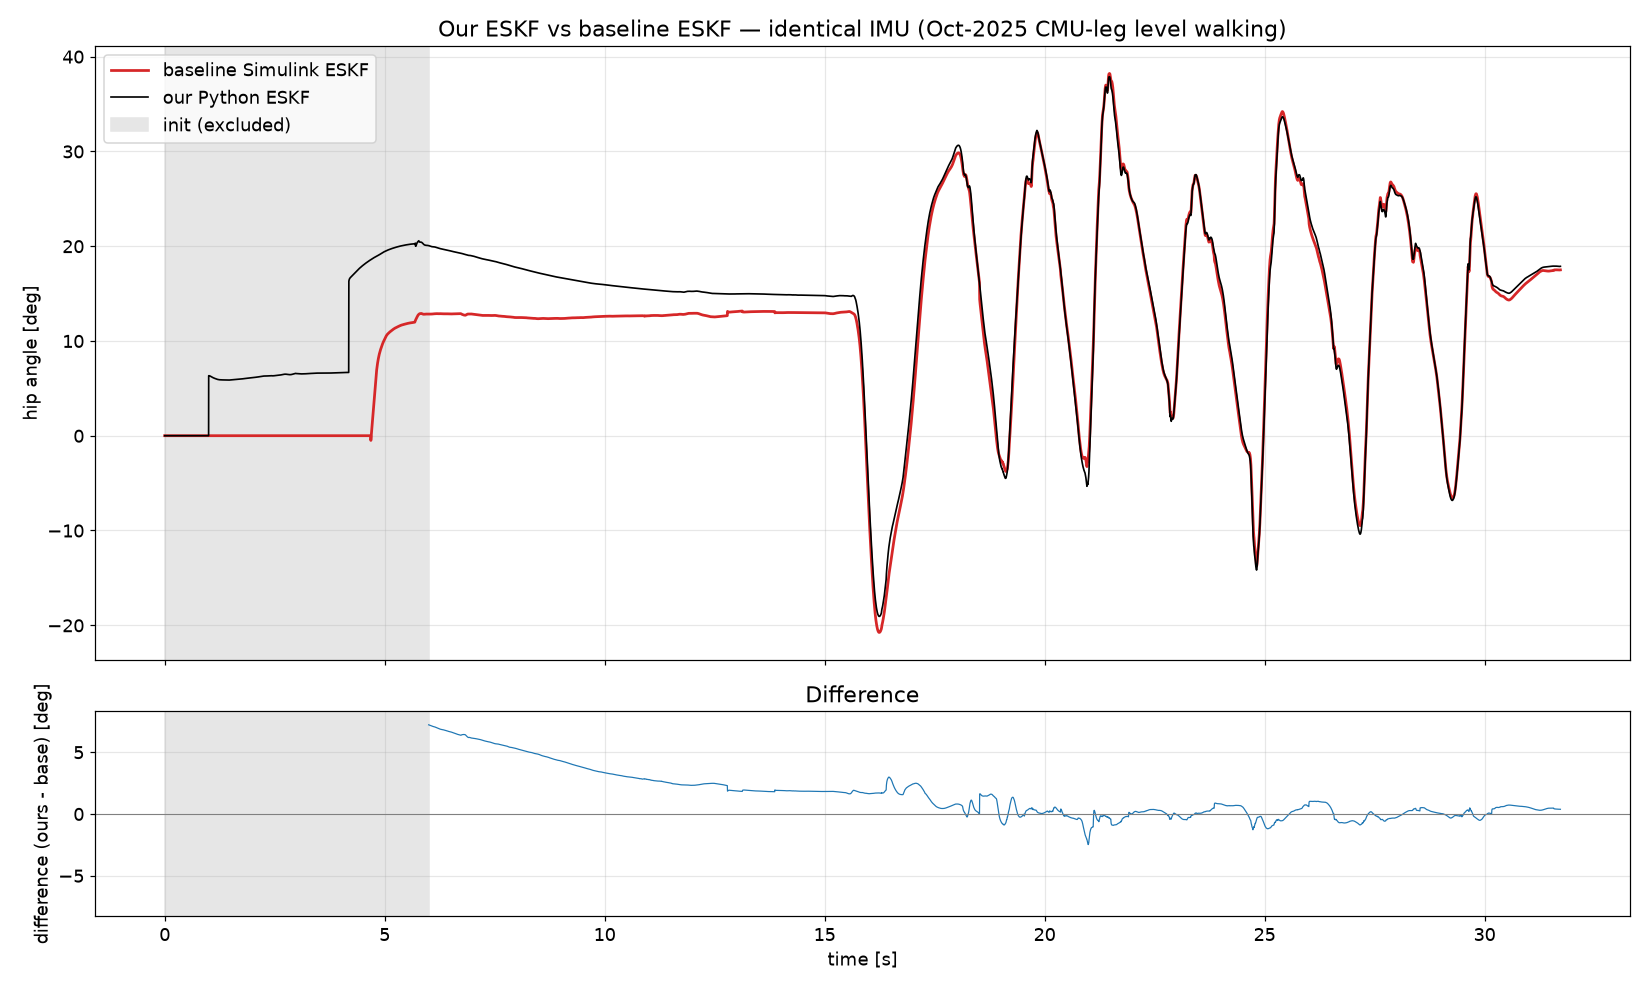

The script that saved this image:
"""Validate our ESKF against the baseline Simulink ESKF on real hardware data.

Drives `estimation.eskf.ESKF` with the IMU + encoder signals logged in a baseline
level-walking trial and overlays our `hip_angle` against the baseline ESKF's own
hip_angle from the SAME file (identical inputs => any difference is our filter,
not the data). There is no Vicon in this log (only a sync channel), so the
baseline ESKF output is the reference here; swap in mocap ground truth later.

Data: data/gaitData20251015_test7_NN_vicon.mat (Oct 2025, CMU leg, 1 kHz, ~31 s).
Signal columns (0-based into scope_data.base.data) were triangulated from the
embedded signalNames, plot_gait_data.m, and a gravity-magnitude check:

    hip_angle (baseline ESKF, rad) .. 0
    thigh gyro [rad/s] ............. 42,43,44      thigh accel [m/s^2] .. 45,46,47
    foot  accel [m/s^2] ........... 48,49,50       foot  gyro  [rad/s] .. 51,52,53
    knee angle [rad] .............. 7               ankle angle [rad] .... 15
    time [s] ...................... 107

Run:  uv run python -m cmu_leg.tests.eskf_replay_validation
Writes eskf_replay_validation.png next to this file.
"""
from pathlib import Path

import numpy as np
import scipy.io as sio
import matplotlib
matplotlib.use("Agg")
import matplotlib.pyplot as plt

from cmu_leg.structures.sensors import IMUFrame
from cmu_leg.structures.state import ProsthesisState
from cmu_leg.estimation.eskf.eskf import ESKF, R_BODY_SENSOR_FO, _PERM_TH

HERE = Path(__file__).parent
MAT = HERE / "data" / "gaitData20251015_test7_NN_vicon.mat"
PNG = HERE / "eskf_replay_validation.png"

COL = dict(hip=0, thigh_gyro=[42, 43, 44], thigh_acc=[45, 46, 47],
           foot_acc=[48, 49, 50], foot_gyro=[51, 52, 53],
           knee_ang=7, ankle_ang=15, time=107)

INIT_SKIP_S = 6.0   # baseline ESKF comp-filter init; exclude from metrics


def load_base(mat_path=MAT):
    """Return the (N, 108) base signal matrix from the trial .mat."""
    return sio.loadmat(str(mat_path), squeeze_me=True,
                       struct_as_record=False)["scope_data"].base.data


def replay(D, target_hz=500.0):
    """Drive our ESKF with the logged IMU + encoders. Returns dict of traces.

    The log is 1 kHz, but the ESKF runs at the control rate on hardware
    (~500 Hz, runtime/control.py). Since the process noise is (sigma*dt)^2 --
    rate-dependent -- the filter must be validated at the SAME dt it will
    integrate with, or the sigmas tuned for 500 Hz inject the wrong Q here.
    So decimate the log to target_hz. Walking is <~10 Hz and the baseline data
    is already LPF'd (Nyquist 250 Hz after /2), so plain decimation won't alias.
    """
    t_full = D[:, COL["time"]]
    native_hz = 1.0 / np.median(np.diff(t_full))
    decim = max(1, round(native_hz / target_hz))
    D = D[::decim]

    t = D[:, COL["time"]]
    N = len(t)
    # The baseline Read IMU block outputs are ALREADY in EKF/body frame (confirmed
    # in nm_nn_swing: the Mux+Selector axis reorder happens inside the block, and
    # the logged Gain* taps are its output ports -- annotated "For EKF x-fwd,
    # y-left, z-up"). Our ESKF expects RAW SENSOR and applies the permutation
    # itself (_PERM_TH / R_BODY_SENSOR_FO), so we undo the baseline's permutation
    # first (raw = P^T @ logged) to avoid a double reorder. (The double reorder
    # only flips x/y, so it is invisible at standing but inverts the swing.)
    ta = (_PERM_TH.T @ D[:, COL["thigh_acc"]].T).T
    tg = (_PERM_TH.T @ D[:, COL["thigh_gyro"]].T).T
    fa = (R_BODY_SENSOR_FO.T @ D[:, COL["foot_acc"]].T).T
    fg = (R_BODY_SENSOR_FO.T @ D[:, COL["foot_gyro"]].T).T
    ka, aa = D[:, COL["knee_ang"]], D[:, COL["ankle_ang"]]
    kv, av = np.gradient(ka, t), np.gradient(aa, t)   # joint vels (logged deriv is spiky)
    dt_nom = float(np.median(np.diff(t)))
    dt_arr = np.diff(t, prepend=t[0] - dt_nom)

    eskf = ESKF()
    state = ProsthesisState()
    hip = np.full(N, np.nan)
    with np.errstate(invalid="ignore", divide="ignore"):  # ZUPT detector norm==0 at rest
        for k in range(N):
            dt = dt_arr[k] if dt_arr[k] > 1e-5 else dt_nom
            imu = IMUFrame(
                thigh_acc=tuple(ta[k]), thigh_gyro=tuple(tg[k]),
                foot_acc=tuple(fa[k]), foot_gyro=tuple(fg[k]),
                thigh_time=t[k], foot_time=t[k], thigh_fresh=True, foot_fresh=True)
            state.knee_angle, state.ankle_angle = ka[k], aa[k]
            state.knee_velocity, state.ankle_velocity = kv[k], av[k]
            eskf.update(imu, state, t[k], dt)
            hip[k] = state.hip_angle * 180 / np.pi

    return dict(t=t, hip_ours=hip, hip_base=D[:, COL["hip"]] * 180 / np.pi,
                thigh_gyro=tg, thigh_acc=ta)


def _rms(a, b, m):
    return float(np.sqrt(np.nanmean((a[m] - b[m]) ** 2)))


def report(r):
    t, ho, hb = r["t"], r["hip_ours"], r["hip_base"]
    static = (t > INIT_SKIP_S) & (t < 15.0)
    walk = t > 16.0
    print(f"samples={len(t)}  duration={t[-1]:.1f}s")
    print(f"  static (6-15s)  RMS = {_rms(ho, hb, static):6.2f} deg   (residual offset -- thigh mount-tilt stage TBD)")
    print(f"  walking (>16s)  RMS = {_rms(ho, hb, walk):6.2f} deg   (phase OK after frame fix; residual = real ESKF diff)")
    print(f"  hip range  ours {np.nanmin(ho):.1f}..{np.nanmax(ho):.1f}   base {np.nanmin(hb):.1f}..{np.nanmax(hb):.1f} deg")


def plot(r, png=PNG):
    t, ho, hb = r["t"], r["hip_ours"], r["hip_base"]
    plt.rcParams.update({"font.size": 12})
    fig, ax = plt.subplots(2, 1, figsize=(15, 9), sharex=True,
                           gridspec_kw=dict(height_ratios=[3, 1]))

    # (1) our vs baseline hip
    ax[0].plot(t, hb, color="tab:red", lw=1.8, label="baseline Simulink ESKF")
    ax[0].plot(t, ho, color="black", lw=1.1, label="our Python ESKF")
    ax[0].axvspan(0, INIT_SKIP_S, color="0.9", label="init (excluded)")
    ax[0].set_ylabel("hip angle [deg]")
    ax[0].set_title("Our ESKF vs baseline ESKF — identical IMU (Oct-2025 CMU-leg level walking)")
    ax[0].legend(loc="upper left"); ax[0].grid(alpha=0.3)

    # (2) error -- init region masked out so the (converging) transient doesn't
    # dominate the y-range; scaled to the post-init error only.
    err = ho - hb
    err_post = np.where(t >= INIT_SKIP_S, err, np.nan)
    ax[1].plot(t, err_post, color="tab:blue", lw=0.8)
    ax[1].axhline(0, color="0.5", lw=0.7); ax[1].axvspan(0, INIT_SKIP_S, color="0.9")
    ax[1].set_ylabel("difference (ours - base) [deg]"); ax[1].set_xlabel("time [s]")
    ax[1].set_title("Difference")
    lim = 1.15 * np.nanmax(np.abs(err_post))
    ax[1].set_ylim(-lim, lim); ax[1].grid(alpha=0.3)

    fig.tight_layout()
    fig.savefig(png, dpi=110)
    print(f"wrote {png}")


def main():
    r = replay(load_base())
    report(r)
    plot(r)


if __name__ == "__main__":
    main()
